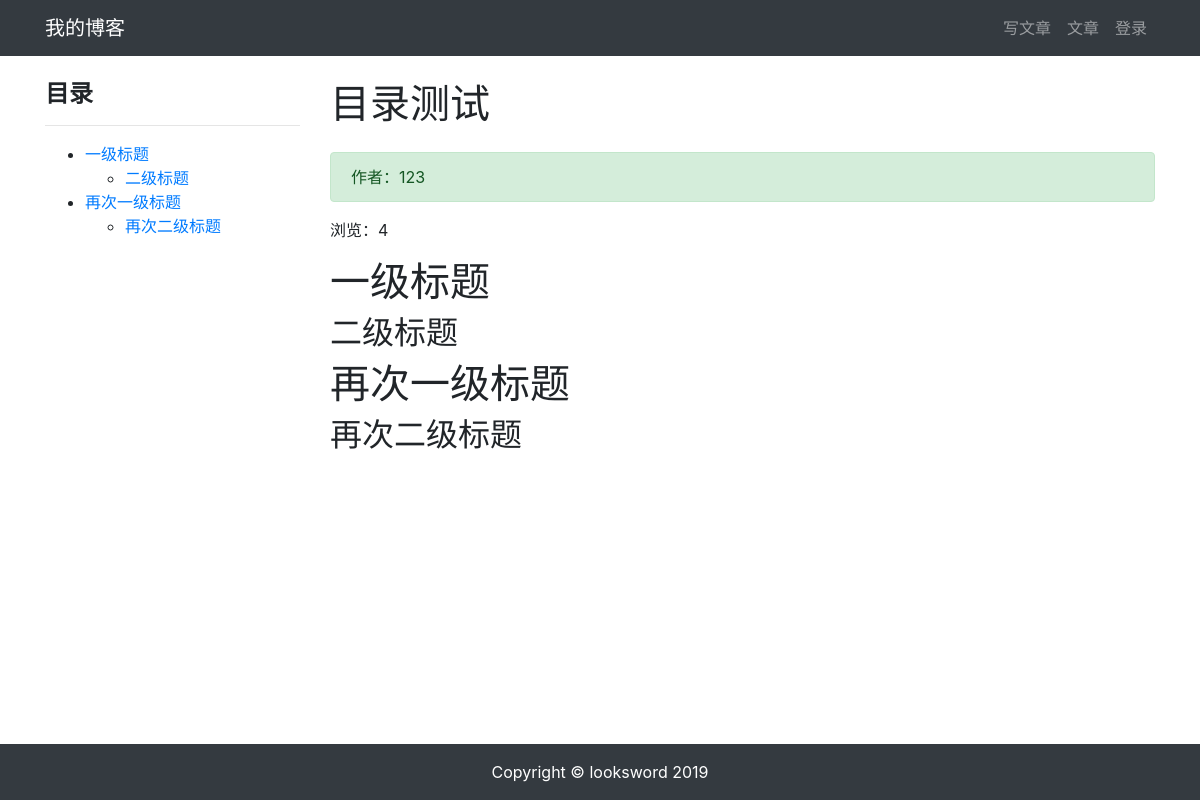
The page /article/article-detail/9/ on the database its author committed.
### article/models.py (models this page shows, shortened)
class ArticlePost(models.Model):
	author = models.ForeignKey(User, on_delete=models.CASCADE)
	title = models.CharField(max_length=100)
	body = models.TextField()
	created = models.DateTimeField(default=timezone.now)
	updated = models.DateTimeField(auto_now=True)
	total_views = models.PositiveIntegerField(default=0)
	class Meta:
		ordering = ('-created',)

### article/views.py (the view)
# urls.py: path('article-detail/<int:id>/', views.article_detail, name='article_detail'),
def article_detail(request, id):
	article = ArticlePost.objects.get(id=id)
	article.total_views += 1
	article.save(update_fields=['total_views'])
	md = markdown.Markdown(
        extensions=[
        'markdown.extensions.extra',
        'markdown.extensions.codehilite',
		'markdown.extensions.toc',
        ]
	)
	article.body = md.convert(article.body)
	context = { 'article': article, 'toc': md.toc }
	return render(request, 'article/detail.html', context)

### templates/article/detail.html (shortened to what this page needs)
{% extends "base.html" %}
{% load staticfiles %}
{% block content %}
<div class="container">
	<div class="row">
		<div class="col-3 mt-4">
			<h4><strong>目录</strong></h4>
			<hr>
			<div>
				{{ toc|safe }}
			</div>
		</div>
		<div class="col-9">
			<h1 class="mt-4 mb-4">{{ article.title }}</h1>
			<div class="alert alert-success">作者：{{ article.author }}
			</div>
			<div>
				浏览：{{ article.total_views }}
			</div>
			<p>{{ article.body|safe }}</p>
		</div>
	</div>
</div>
{% endblock content %}

### rows shown on the page
ArticlePost: title "目录测试", author "123", total_views "4", body "一级标题 二级标题 再次一级标题 再次二级标题"

### other values the page prints
{{ toc|safe }} "一级标题 二级标题 再次一级标题 再次二级标题"
